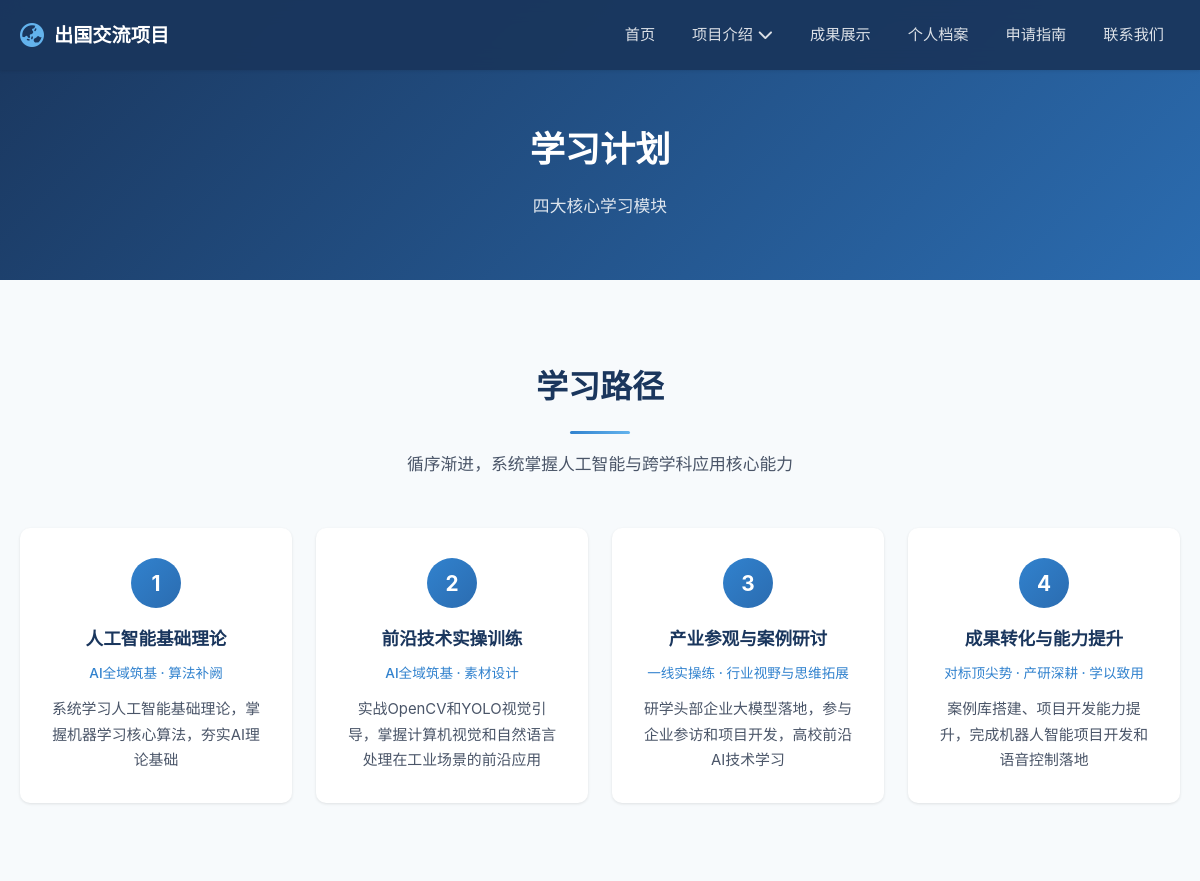
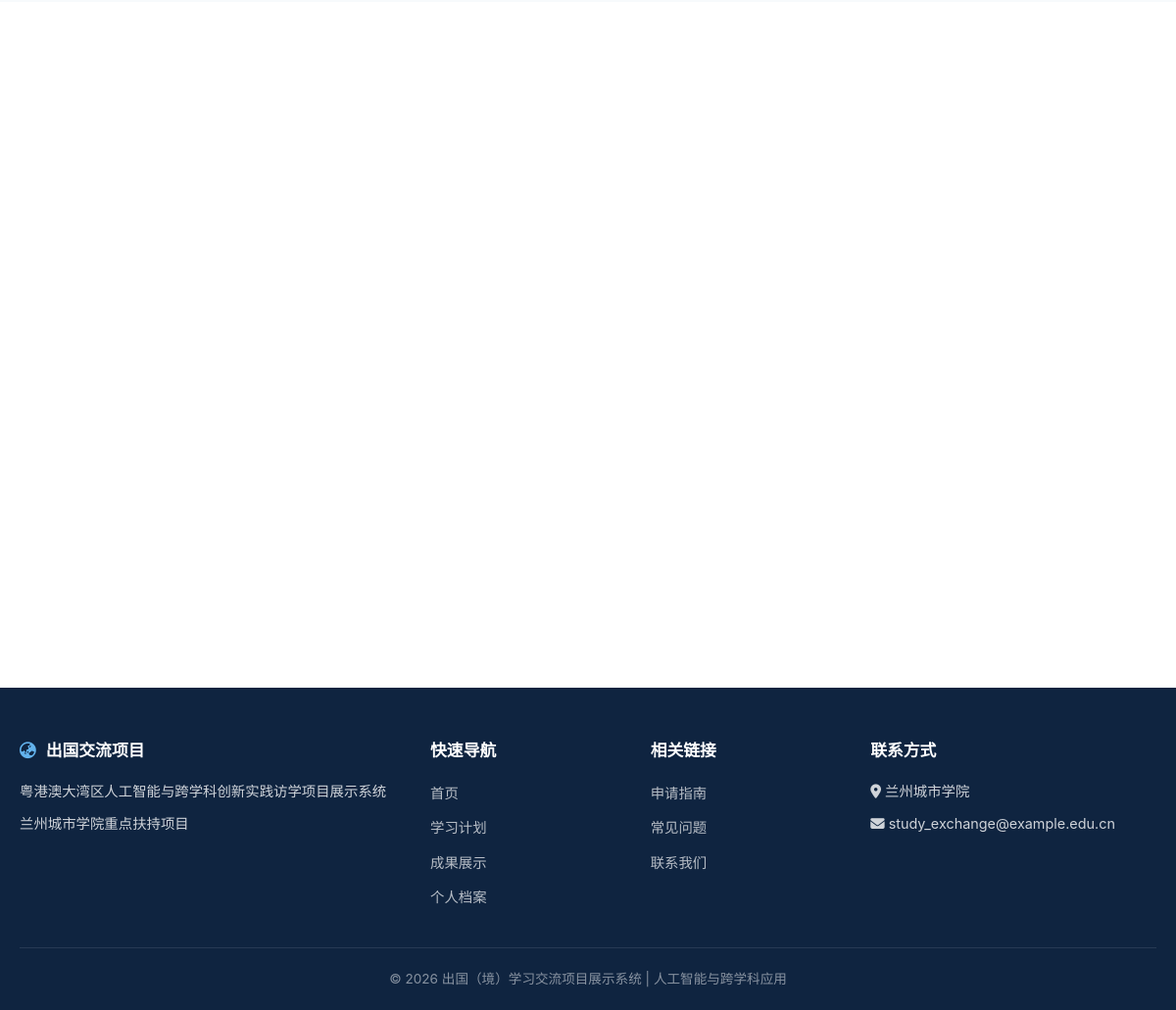
The app's page /project/learning-plan with its own data (2 pictures, top to bottom).
### app/models/models.py (models this page shows, shortened)
class LearningModule(db.Model):
    __tablename__ = 'learning_modules'
    id = db.Column(db.Integer, primary_key=True)
    project_id = db.Column(db.Integer, db.ForeignKey('projects.id'), nullable=False)
    title = db.Column(db.String(200), nullable=False, comment='模块标题')
    subtitle = db.Column(db.String(300), comment='模块副标题')
    description = db.Column(db.Text, comment='模块描述')
    tech_content = db.Column(db.Text, comment='技术学习内容')
    practice_direction = db.Column(db.Text, comment='实践应用方向')
    ability_improvement = db.Column(db.Text, comment='综合能力提升')
    sort_order = db.Column(db.Integer, default=0, comment='排序')
    icon = db.Column(db.String(100), comment='图标标识')
    created_at = db.Column(db.DateTime, default=datetime.now)

### app/routes/project.py (the view)
@project_bp.route('/learning-plan')
def learning_plan():
    project = Project.query.filter_by(category='main').first()
    if project:
        modules = LearningModule.query.filter_by(
            project_id=project.id
        ).order_by(LearningModule.sort_order).all()
    else:
        modules = []
    return render_template('pages/project/learning_plan.html', modules=modules)

### app/templates/pages/project/learning_plan.html (shortened to what this page needs)
{% extends "base.html" %}
{% block content %}
<div class="page-header">
    <div class="container">
        <h1>学习计划</h1>
        <p>四大核心学习模块</p>
    </div>
</div>
<section class="section">
    <div class="container">
        <div class="section-header reveal">
            <h2>学习路径</h2>
            <div class="section-divider"></div>
            <p>循序渐进，系统掌握人工智能与跨学科应用核心能力</p>
        </div>
        <div class="steps-grid">
            {% for module in modules %}
            <div class="step-card reveal">
                <div class="step-number">{{ loop.index }}</div>
                <h3>{{ module.title }}</h3>
                {% if module.subtitle %}
                <p class="step-subtitle">{{ module.subtitle }}</p>
                {% endif %}
                <p>{{ module.description|default('') }}</p>
            </div>
            {% endfor %}
        </div>
    </div>
</section>
<section class="section section-alt">
    <div class="container">
    </div>
</section>
{% endblock %}

### app/static/css/style.css (style rules this page uses)
:root { --primary: #1a365d; --primary-light: #2b6cb0; --primary-dark: #0f2440; --accent: #3182ce; --accent-light: #63b3ed; --success: #38a169; --warning: #d69e2e; --danger: #e53e3e; --text-primary: #1a202c; --text-secondary: #4a5568; --text-light: #718096; --bg-primary: #ffffff; --bg-secondary: #f7fafc; --bg-tertiary: #edf2f7; --border-color: #e2e8f0; --shadow-sm: 0 1px 3px rgba(0,0,0,0.1); --shadow-md: 0 4px 12px rgba(0,0,0,0.1); --shadow-lg: 0 10px 30px rgba(0,0,0,0.15); --radius-sm: 6px; --radius-md: 10px; --radius-lg: 16px; --transition: all 0.3s ease; --max-width: 1200px; }
*, *::before, *::after { margin: 0; padding: 0; box-sizing: border-box; }
html { scroll-behavior: smooth; font-size: 16px; }
body { font-family: 'Noto Sans SC', -apple-system, BlinkMacSystemFont, 'Segoe UI', sans-serif; color: var(--text-primary); background-color: var(--bg-secondary); line-height: 1.7; -webkit-font-smoothing: antialiased; }
.container { max-width: var(--max-width); margin: 0 auto; padding: 0 20px; }
.section { padding: 80px 0; }
.section-alt { background: var(--bg-primary); }
.section-header { text-align: center; margin-bottom: 50px; }
.section-header h2 { font-size: 2rem; color: var(--primary); margin-bottom: 12px; font-weight: 700; }
.section-header p { color: var(--text-secondary); font-size: 1.05rem; max-width: 600px; margin: 0 auto; }
.section-divider { width: 60px; height: 3px; background: linear-gradient(90deg, var(--accent), var(--accent-light)); margin: 16px auto; border-radius: 2px; }
.page-header { background: linear-gradient(135deg, var(--primary) 0%, var(--primary-light) 100%); color: #fff; padding: 120px 20px 60px; text-align: center; }
.page-header h1 { font-size: 2.2rem; font-weight: 700; margin-bottom: 12px; }
.page-header p { font-size: 1.05rem; opacity: 0.85; }
.steps-grid { display: grid; grid-template-columns: repeat(auto-fit, minmax(260px, 1fr)); gap: 24px; position: relative; }
.step-card { background: var(--bg-primary); border-radius: var(--radius-md); padding: 30px; text-align: center; box-shadow: var(--shadow-sm); transition: var(--transition); position: relative; }
.step-number { width: 50px; height: 50px; border-radius: 50%; background: linear-gradient(135deg, var(--accent), var(--primary-light)); color: #fff; font-size: 1.3rem; font-weight: 700; display: flex; align-items: center; justify-content: center; margin: 0 auto 16px; }
.step-card h3 { font-size: 1.1rem; color: var(--primary); margin-bottom: 8px; }
.step-card .step-subtitle { font-size: 0.85rem; color: var(--accent); margin-bottom: 12px; font-weight: 500; }
.step-card p { color: var(--text-secondary); font-size: 0.93rem; }
.reveal { opacity: 0; transform: translateY(30px); transition: opacity 0.6s ease, transform 0.6s ease; }
.reveal.visible { opacity: 1; transform: translateY(0); }

### records on screen
LearningModule: title "人工智能基础理论", subtitle "AI全域筑基 · 算法补阙", description "系统学习人工智能基础理论，掌握机器学习核心算法，夯实AI理论基础"
LearningModule: title "前沿技术实操训练", subtitle "AI全域筑基 · 素材设计", description "实战OpenCV和YOLO视觉引导，掌握计算机视觉和自然语言处理在工业场景的前沿应用"
LearningModule: title "产业参观与案例研讨", subtitle "一线实操练 · 行业视野与思维拓展", description "研学头部企业大模型落地，参与企业参访和项目开发，高校前沿AI技术学习"
LearningModule: title "成果转化与能力提升", subtitle "对标顶尖势 · 产研深耕 · 学以致用", description "案例库搭建、项目开发能力提升，完成机器人智能项目开发和语音控制落地"
